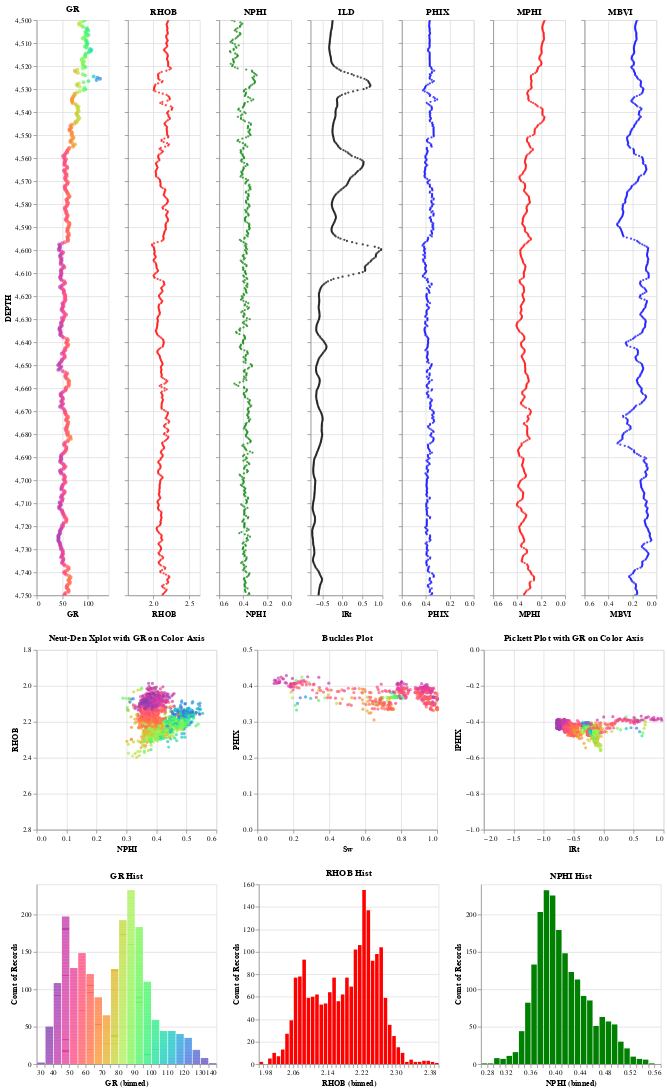

Notebook cell for this chart:
### Markdown cell above
### Define Zone of Interest and Clip data for Depth Plot:

### Code cell
#interval = alt.selection_interval()
#vega.scheme('basic', ['#f00', '#0f0', '#00f', '#ff0', '#f0f', '#0ff']);
interval = alt.selection_interval()

'''
   Define Zone of Interest for the depth plots. Xplots??? Histograms??? 
'''
top    = 4500
bottom = 4750


base=alt.Chart(df).mark_point(clip=True).encode(
    alt.Y('DEPTH:Q',
        scale=alt.Scale(domain=(bottom, top))
    ),
).properties(
    width=100,
    height=800,
    #title='GR',
    selection=interval
)

base2=alt.Chart(df).mark_point(clip=True).encode(
    alt.Y('DEPTH:Q',
        scale=alt.Scale(domain=(bottom, top)), axis=alt.Axis(labels=False),title=''
    ),
).properties(
    width=100,
    height=800,
    title='',
    selection=interval
)




gr = base.mark_circle(clip=True).encode(
    x='GR:Q',  
    #size=('PHIX:Q'),
    color=alt.condition(interval, 'GR:Q', alt.value('lightgray'),scale=alt.Scale(scheme='rainbow'),legend=None),
    #color=alt.condition(selector, 'Well_Name:O', alt.value('lightgray'), legend=None),
    tooltip='GR:Q', 
).properties(
    title='GR',
    selection=interval
)


rhob = base2.mark_circle(clip=True , size=10).encode(
    alt.X('RHOB:Q',
        scale=alt.Scale(domain=(1.65, 2.65))
    ),     
    #x='RHOB:Q',  
    #y=('DEPTH'),
    #y='DEPTH', scale=alt.Scale(domain=[4000, 5000]),
    #alt.Scale(zero=False),
    #y=('DEPTH', scale=alt.Scale(domain=[4000, 5000])),
    

    #size=('PHIX:Q'),
    color=alt.value('red'),
    #color=alt.condition(interval, 'RHOB:Q', alt.value('lightgray'),scale=alt.Scale(scheme='rainbow'),legend=None),
    #color=alt.condition(selector, 'Well_Name:O', alt.value('lightgray'), legend=None),
    tooltip='RHOB:Q', 
).properties(
    title='RHOB',
    selection=interval
)

nphi = base2.mark_circle(clip=True , size=10).encode(
    alt.X('NPHI:Q',
        scale=alt.Scale(domain=(.6, 0))
    ),     
    #y=('DEPTH'),
    color=alt.value('green'),
    #color=alt.condition(interval, 'NPHI:Q', alt.value('lightgray'),scale=alt.Scale(scheme='rainbow'),legend=None),
    tooltip='NPHI:Q', 
).properties(
    title='NPHI',
    selection=interval
)

rt = base2.mark_circle(clip=True , size=10).encode(
    x='lRt:Q',  
    #y=('DEPTH'),
    color=alt.value('black'),
    #color=alt.condition(interval, 'lRt:Q', alt.value('lightgray'),scale=alt.Scale(scheme='rainbow'),legend=None),
    tooltip='ILD:Q', 
).properties(
    title='ILD',
    selection=interval
)

phit = base2.mark_circle(clip=True , size=10).encode(
    alt.X('PHIX:Q',
        scale=alt.Scale(domain=(.6, 0))
    ),    
    color=alt.value('blue'),
    #color=alt.condition(interval, 'lRt:Q', alt.value('lightgray'),scale=alt.Scale(scheme='rainbow'),legend=None),
    tooltip='PHIX:Q', 
).properties(
    title='PHIX',
    selection=interval
)

mbvi = base2.mark_circle(clip=True , size=10).encode(
    alt.X('MBVI:Q',
        scale=alt.Scale(domain=(.6, 0))
    ),    
    color=alt.value('blue'),
    #color=alt.condition(interval, 'lRt:Q', alt.value('lightgray'),scale=alt.Scale(scheme='rainbow'),legend=None),
    tooltip='MBVI:Q', 
).properties(
    title='MBVI',
    selection=interval
)

mphi = base2.mark_circle(clip=True , size=10).encode(
    alt.X('MPHI:Q',
        scale=alt.Scale(domain=(.6, 0))
    ),    
    color=alt.value('red'),
    #color=alt.condition(interval, 'lRt:Q', alt.value('lightgray'),scale=alt.Scale(scheme='rainbow'),legend=None),
    tooltip='MPHI:Q', 
).properties(
    title='MPHI',
    selection=interval
)




ndxplot = base.mark_circle(size=20).encode(
    alt.X('NPHI:Q',
        scale=alt.Scale(domain=(0, 0.6))
    ),    
    alt.Y('RHOB:Q',
        scale=alt.Scale(domain=(2.8, 1.8))
    ),    
    #x='NPHI:Q',  
    #y=('RHOB'),
    color=alt.condition(interval, 'GR:Q', alt.value('lightgray'),scale=alt.Scale(scheme='rainbow'),legend=None),
    tooltip='GR:Q', 
).properties(
    title='Neut-Den Xplot with GR on Color Axis',
    width=250,
    height=250,
    selection=interval
)

buckles = base.mark_circle(size=20).encode(
    alt.X('Sw:Q',
        scale=alt.Scale(domain=(0, 1))
    ),    
    alt.Y('PHIX:Q',
        scale=alt.Scale(domain=(0, .5))
    ),    
    #x='NPHI:Q',  
    #y=('RHOB'),
    color=alt.condition(interval, 'GR:Q', alt.value('lightgray'),scale=alt.Scale(scheme='rainbow'),legend=None),
    tooltip='GR:Q', 
).properties(
    title='Buckles Plot',
    width=250,
    height=250,
    selection=interval
)



pickett = base.mark_circle(size=20).encode(
    alt.X('lRt:Q',
        scale=alt.Scale(domain=(-2, 1))
    ),    
    alt.Y('lPHIX:Q',
        scale=alt.Scale(domain=(-1, 0))
    ),    
    #x='NPHI:Q',  
    #y=('RHOB'),
    color=alt.condition(interval, 'GR:Q', alt.value('lightgray'),scale=alt.Scale(scheme='rainbow'),legend=None),
    tooltip='GR:Q', 
).properties(
    title='Pickett Plot with GR on Color Axis',
    width=250,
    height=250,
    selection=interval
)

grhist = alt.Chart(df).mark_bar().encode(
    alt.X("GR:Q", bin=alt.Bin(maxbins=50)),
    y='count()',
    color=alt.condition(interval, 'GR:Q', alt.value('lightgray'),scale=alt.Scale(scheme='rainbow'),legend=None),    
).properties(
    title='GR Hist',
    width=250,
    height=250,
    selection=interval,
)

rhobhist = alt.Chart(df).mark_bar().encode(
    alt.X("RHOB:Q", bin=alt.Bin(maxbins=50)),
    y='count()',
    color=alt.value('red'),
    #color=alt.condition(interval, 'RHOB:Q', alt.value('lightgray'),scale=alt.Scale(scheme='rainbow'),legend=None),
).properties(
    title='RHOB Hist',
    width=250,
    height=250,
    selection=interval,
)

nphihist = alt.Chart(df).mark_bar().encode(
    alt.X("NPHI:Q", bin=alt.Bin(maxbins=50)),
    y='count()',
    color=alt.value('green'),
    #color=alt.condition(interval, 'NPHI:Q', alt.value('lightgray'),scale=alt.Scale(scheme='rainbow'),legend=None),
).properties(
    title='NPHI Hist',
    width=250,
    height=250,
    selection=interval,
)

depth = gr | rhob | nphi | rt | phit | mphi | mbvi 

xplot = ndxplot | buckles | pickett 

hist =  grhist | rhobhist | nphihist

depth & xplot & hist

### Figure 1 — Vega-Lite specification as saved in the notebook (floating-point values rounded to 4 significant figures; data arrays with more than 128 entries replaced by an {"elided": "..."} marker saying what was removed)
{"config": {"view": {"continuousWidth": 400, "continuousHeight": 300}}, "vconcat": [{"hconcat": [{"mark": {"type": "circle", "clip": true}, "encoding": {"color": {"condition": {"type": "quantitative", "field": "GR", "legend": null, "scale": {"scheme": "rainbow"}, "selection": "selector007"}, "value": "lightgray"}, "tooltip": {"type": "quantitative", "field": "GR"}, "x": {"type": "quantitative", "field": "GR"}, "y": {"type": "quantitative", "field": "DEPTH", "scale": {"domain": [4750, 4500]}}}, "height": 800, "selection": {"selector007": {"type": "interval"}}, "title": "GR", "width": 100}, {"mark": {"type": "circle", "clip": true, "size": 10}, "encoding": {"color": {"value": "red"}, "tooltip": {"type": "quantitative", "field": "RHOB"}, "x": {"type": "quantitative", "field": "RHOB", "scale": {"domain": [1.65, 2.65]}}, "y": {"type": "quantitative", "axis": {"labels": false}, "field": "DEPTH", "scale": {"domain": [4750, 4500]}, "title": ""}}, "height": 800, "selection": {"selector007": {"type": "interval"}}, "title": "RHOB", "width": 100}, {"mark": {"type": "circle", "clip": true, "size": 10}, "encoding": {"color": {"value": "green"}, "tooltip": {"type": "quantitative", "field": "NPHI"}, "x": {"type": "quantitative", "field": "NPHI", "scale": {"domain": [0.6, 0]}}, "y": {"type": "quantitative", "axis": {"labels": false}, "field": "DEPTH", "scale": {"domain": [4750, 4500]}, "title": ""}}, "height": 800, "selection": {"selector007": {"type": "interval"}}, "title": "NPHI", "width": 100}, {"mark": {"type": "circle", "clip": true, "size": 10}, "encoding": {"color": {"value": "black"}, "tooltip": {"type": "quantitative", "field": "ILD"}, "x": {"type": "quantitative", "field": "lRt"}, "y": {"type": "quantitative", "axis": {"labels": false}, "field": "DEPTH", "scale": {"domain": [4750, 4500]}, "title": ""}}, "height": 800, "selection": {"selector007": {"type": "interval"}}, "title": "ILD", "width": 100}, {"mark": {"type": "circle", "clip": true, "size": 10}, "encoding": {"color": {"value": "blue"}, "tooltip": {"type": "quantitative", "field": "PHIX"}, "x": {"type": "quantitative", "field": "PHIX", "scale": {"domain": [0.6, 0]}}, "y": {"type": "quantitative", "axis": {"labels": false}, "field": "DEPTH", "scale": {"domain": [4750, 4500]}, "title": ""}}, "height": 800, "selection": {"selector007": {"type": "interval"}}, "title": "PHIX", "width": 100}, {"mark": {"type": "circle", "clip": true, "size": 10}, "encoding": {"color": {"value": "red"}, "tooltip": {"type": "quantitative", "field": "MPHI"}, "x": {"type": "quantitative", "field": "MPHI", "scale": {"domain": [0.6, 0]}}, "y": {"type": "quantitative", "axis": {"labels": false}, "field": "DEPTH", "scale": {"domain": [4750, 4500]}, "title": ""}}, "height": 800, "selection": {"selector007": {"type": "interval"}}, "title": "MPHI", "width": 100}, {"mark": {"type": "circle", "clip": true, "size": 10}, "encoding": {"color": {"value": "blue"}, "tooltip": {"type": "quantitative", "field": "MBVI"}, "x": {"type": "quantitative", "field": "MBVI", "scale": {"domain": [0.6, 0]}}, "y": {"type": "quantitative", "axis": {"labels": false}, "field": "DEPTH", "scale": {"domain": [4750, 4500]}, "title": ""}}, "height": 800, "selection": {"selector007": {"type": "interval"}}, "title": "MBVI", "width": 100}]}, {"hconcat": [{"mark": {"type": "circle", "size": 20}, "encoding": {"color": {"condition": {"type": "quantitative", "field": "GR", "legend": null, "scale": {"scheme": "rainbow"}, "selection": "selector007"}, "value": "lightgray"}, "tooltip": {"type": "quantitative", "field": "GR"}, "x": {"type": "quantitative", "field": "NPHI", "scale": {"domain": [0, 0.6]}}, "y": {"type": "quantitative", "field": "RHOB", "scale": {"domain": [2.8, 1.8]}}}, "height": 250, "selection": {"selector007": {"type": "interval"}}, "title": "Neut-Den Xplot with GR on Color Axis", "width": 250}, {"mark": {"type": "circle", "size": 20}, "encoding": {"color": {"condition": {"type": "quantitative", "field": "GR", "legend": null, "scale": {"scheme": "rainbow"}, "selection": "selector007"}, "value": "lightgray"}, "tooltip": {"type": "quantitative", "field": "GR"}, "x": {"type": "quantitative", "field": "Sw", "scale": {"domain": [0, 1]}}, "y": {"type": "quantitative", "field": "PHIX", "scale": {"domain": [0, 0.5]}}}, "height": 250, "selection": {"selector007": {"type": "interval"}}, "title": "Buckles Plot", "width": 250}, {"mark": {"type": "circle", "size": 20}, "encoding": {"color": {"condition": {"type": "quantitative", "field": "GR", "legend": null, "scale": {"scheme": "rainbow"}, "selection": "selector007"}, "value": "lightgray"}, "tooltip": {"type": "quantitative", "field": "GR"}, "x": {"type": "quantitative", "field": "lRt", "scale": {"domain": [-2, 1]}}, "y": {"type": "quantitative", "field": "lPHIX", "scale": {"domain": [-1, 0]}}}, "height": 250, "selection": {"selector007": {"type": "interval"}}, "title": "Pickett Plot with GR on Color Axis", "width": 250}]}, {"hconcat": [{"mark": "bar", "encoding": {"color": {"condition": {"type": "quantitative", "field": "GR", "legend": null, "scale": {"scheme": "rainbow"}, "selection": "selector007"}, "value": "lightgray"}, "x": {"type": "quantitative", "bin": {"maxbins": 50}, "field": "GR"}, "y": {"type": "quantitative", "aggregate": "count"}}, "height": 250, "selection": {"selector007": {"type": "interval"}}, "title": "GR Hist", "width": 250}, {"mark": "bar", "encoding": {"color": {"value": "red"}, "x": {"type": "quantitative", "bin": {"maxbins": 50}, "field": "RHOB"}, "y": {"type": "quantitative", "aggregate": "count"}}, "height": 250, "selection": {"selector007": {"type": "interval"}}, "title": "RHOB Hist", "width": 250}, {"mark": "bar", "encoding": {"color": {"value": "green"}, "x": {"type": "quantitative", "bin": {"maxbins": 50}, "field": "NPHI"}, "y": {"type": "quantitative", "aggregate": "count"}}, "height": 250, "selection": {"selector007": {"type": "interval"}}, "title": "NPHI Hist", "width": 250}]}], "data": {"name": "data-75f0fd1a9ec372a738836a7870a08308"}, "$schema": "https://vega.github.io/schema/vega-lite/v4.8.1.json", "datasets": {"data-75f0fd1a9ec372a738836a7870a08308": {"elided": "2001 records"}}}
